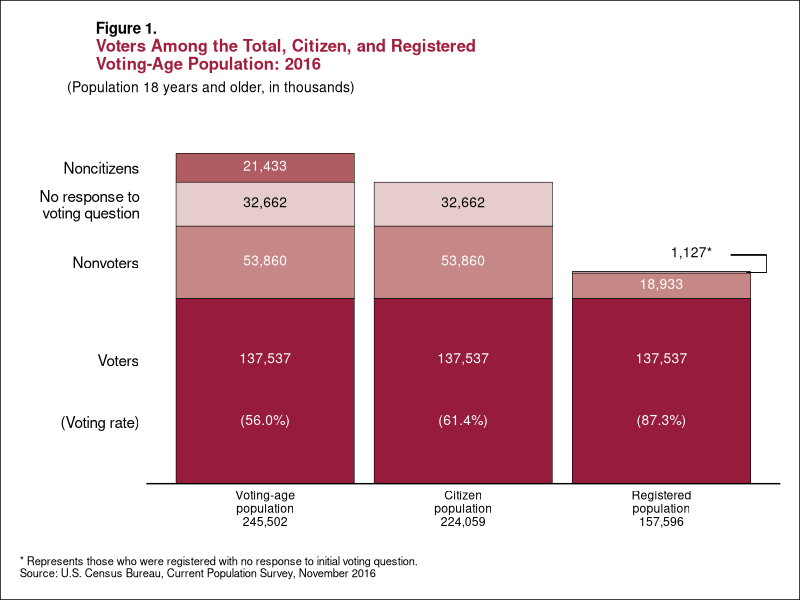

This chart was generated by the following R code:
## ---- chunk 1
library(tidyverse)
# library(readxl) # I do not think that this is used...
# I like this for coloring text: https://wilkelab.org/ggtext/
# install.packages("ggtext") # Only need to do one of these - either install.packages or install_github
# remotes::install_github("wilkelab/ggtext")
library(ggtext)
## ---- chunk 2
# Create group levels
type_levels <- c("Noncitizens", 
                 "No response to\nvoting question", 
                 "Nonvoters", 
                 "Voters")
pop_levels <- c("Voting-age\npopulation\n245,502", "Citizen\npopulation\n224,059", "Registered\npopulation\n157,596")
pop_colors <- c("#af5d62", "#e6cdcb", "#c58887", "#971c3c")

# Create data for graph
vote_data <- tibble(
  vote_type = rep(type_levels, 3),
  # Need to rep the pop_group within each vote_type
  pop_group = rep(pop_levels, c(4, 4, 4)),
  amount = c(21433, 32662, 53860, 137537, 0, 32662, 53860, 137537, 0, 1127, 18933, 137537),
  fill = rep(pop_colors, 3),
    amount1 = c("21,433", "32,662", "53,860", "137,537\n\n (56.0%)", "", "32,662", "53,860", "137,537\n\n(61.4%)", "", "", "18,933", "137,537\n\n(87.3%)")
)

vote_data <- vote_data %>% 
  mutate(vote_type = factor(vote_type, levels = type_levels),
         pop_group = factor(pop_group, levels = c("", pop_levels)),
         fill = factor(fill, levels = pop_colors))

# Create text "dataset"
# Determine height of text based on midpoint of bar
heights <- c(137537 + 53860 + 32662 + (21443/2),
             137537 + 53860 + (32662/2),
             137537 + (53860/2),
             (137537*2/3),
             (137537/3),
             NA,
             137537 + 53860 + (32662/2),
             137537 + (53860/2),
             (137537*2/3),
             (137537/3),
             NA,
             NA,
             137537 + (18933/2),
             (137537*2/3),
             (137537/3))

vote_labels <- tibble(
  pop_group = rep(c(pop_levels), c(5, 5, 5)),
  amount = heights,
  label = c("21,433", "32,662", "53,860", "137,537", "(56.0%)", 
            NA, "32,662", "53,860", "137,537", "(61.4%)", 
            NA, NA, "18,933", "137,537", "(87.3%)"),
  color = c(rep(c("a", "b", "a", "a", "a"), 3))
) %>% 
  mutate(pop_group = factor(pop_group, levels = c("", pop_levels)))

area <- ggplot(vote_data, aes(x = pop_group, y = amount)) +
  geom_col(aes(fill = vote_type), color = "black", size = .2, width=.9) +
  geom_segment(aes(x = 3.43, xend = 3.53, y = 157000, yend = 157000), size=.1) +
  geom_segment(aes(x = 3.53, xend = 3.53, y = 157000, yend = 170000), size= .05) +
  geom_segment(aes(x = 3.35, xend = 3.53, y = 170000, yend = 170000), size=.1) +
  # geom_segment(aes(x = .5, xend = 7, y = 0, yend = 0)) +
  # Plot labels "dataset"
  geom_richtext(data = vote_labels, aes(x = pop_group, y = amount, label = label, color = color),
                fill = NA, label.color = NA, size = 3.5) +
  # This is similar to geom_bar except don't need to specify stat = "identity"
  # Add black border around bars
  scale_fill_manual(values = pop_colors, guide = "none") +
  scale_color_manual(values = c("white", "black"), guide = "none") +
  # Using ggtext + HTML syntax to color text
  # For some reason '\n' doesn't work here so I used <br> instead.
  labs(title = "<p><span style = 'font-size:11pt; color:#000000'><b>Figure 1.</span></p><p><span style = 'font-size:12pt; color:#a21e3c'><b>Voters Among the Total, Citizen, and Registered</p><p><span style = 'font-size:12pt; color:#a21e3c'><b>Voting-Age Population: 2016</span></p>",
       subtitle = "(Population 18 years and older, in thousands)",
       y = "",
       x = "",
       caption = "* Represents those who were registered with no response to initial voting question.\nSource: U.S. Census Bureau, Current Population Survey, November 2016")


new <- area +
         theme_classic() +
         scale_x_discrete(limits = c(pop_levels)) + 
         scale_y_continuous(breaks = c(137537 + 53860 + 32662 + (21443/2),
                                       137537 + 53860 + (32662/2),
                                       137537 + (53860/2),
                                       (137537*2/3),
                                       (137537/3)), 
                            labels = c(type_levels, "(Voting rate)"),
                            expand = expansion(mult = c(0, 0.15))) + 
         theme(
           # Needed for using HTML syntax in plot title
           # plot.title = element_markdown(), 
           # Cleaned up some redundancies and combined your theme changes into one layer
           panel.grid = element_blank(),
           plot.background = element_rect(fill = "white", color = "black"),
           panel.grid.major = element_blank(),
           panel.grid.minor = element_blank(),
           plot.title = element_markdown(hjust=.2),
           plot.title.position = "plot",
           plot.caption.position = "plot",
           plot.subtitle = element_text(size = 10, color = "black", hjust=.1), 
           plot.caption = element_text(size = 8, color = "black", hjust = 0),
           axis.ticks = element_blank(),
           axis.line.y = element_blank(),
           axis.text.x= element_text(color="black"),
           axis.text.y = element_text(size = 11, color= "black"),
           plot.margin = unit(c(.5,.5,.5,.5), "cm")) +
         annotate("text", x = 3.15, y = 172000, label = "1,127*", size = 3.5) 
new


